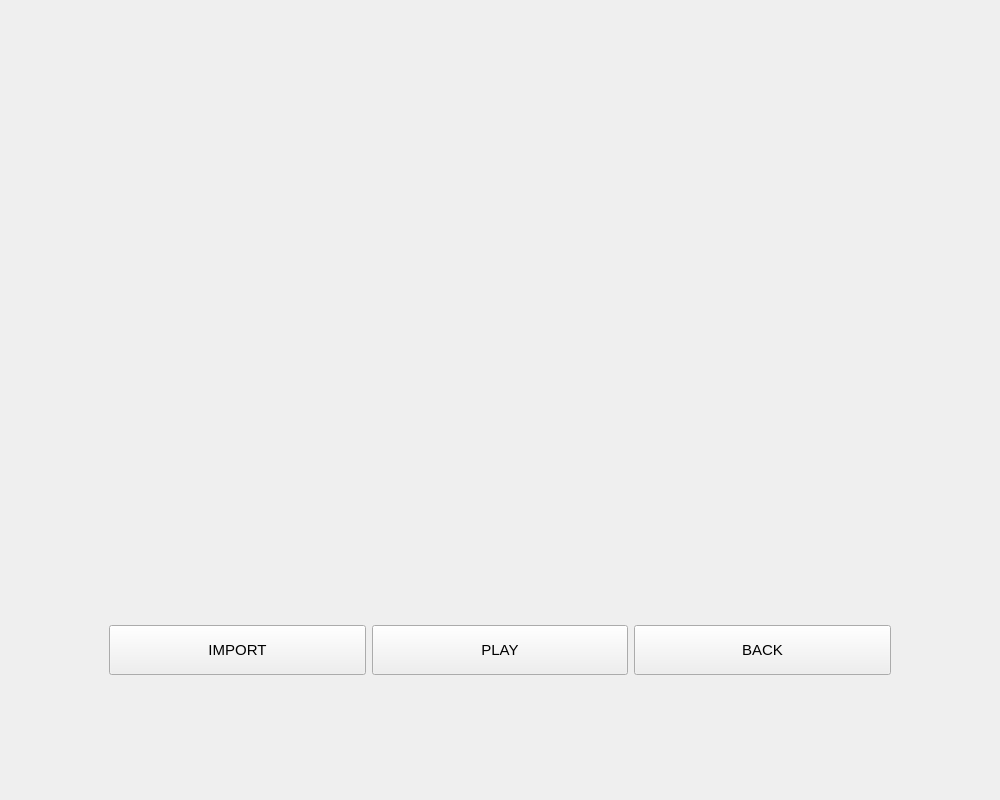
<?xml version="1.0" encoding="UTF-8"?>
<ui version="4.0">
 <class>video_form</class>
 <widget class="QWidget" name="video_form">
  <property name="geometry">
   <rect>
    <x>0</x>
    <y>0</y>
    <width>1000</width>
    <height>800</height>
   </rect>
  </property>
  <property name="minimumSize">
   <size>
    <width>1000</width>
    <height>800</height>
   </size>
  </property>
  <property name="maximumSize">
   <size>
    <width>1000</width>
    <height>800</height>
   </size>
  </property>
  <property name="windowTitle">
   <string>Video Process</string>
  </property>
  <widget class="QFrame" name="horizontalFrame">
   <property name="geometry">
    <rect>
     <x>100</x>
     <y>600</y>
     <width>800</width>
     <height>100</height>
    </rect>
   </property>
   <layout class="QHBoxLayout" name="horizontalLayout">
    <item>
     <widget class="QPushButton" name="import_BTN">
      <property name="minimumSize">
       <size>
        <width>200</width>
        <height>50</height>
       </size>
      </property>
      <property name="font">
       <font>
        <pointsize>11</pointsize>
       </font>
      </property>
      <property name="text">
       <string>IMPORT</string>
      </property>
     </widget>
    </item>
    <item>
     <widget class="QPushButton" name="play_BTN">
      <property name="minimumSize">
       <size>
        <width>200</width>
        <height>50</height>
       </size>
      </property>
      <property name="font">
       <font>
        <pointsize>11</pointsize>
       </font>
      </property>
      <property name="text">
       <string>PLAY</string>
      </property>
     </widget>
    </item>
    <item>
     <widget class="QPushButton" name="back_BTN">
      <property name="minimumSize">
       <size>
        <width>200</width>
        <height>50</height>
       </size>
      </property>
      <property name="font">
       <font>
        <pointsize>11</pointsize>
       </font>
      </property>
      <property name="text">
       <string>BACK</string>
      </property>
     </widget>
    </item>
   </layout>
  </widget>
  <widget class="QWidget" name="player_WGT" native="true">
   <property name="geometry">
    <rect>
     <x>180</x>
     <y>100</y>
     <width>640</width>
     <height>480</height>
    </rect>
   </property>
  </widget>
 </widget>
 <resources/>
 <connections/>
</ui>
